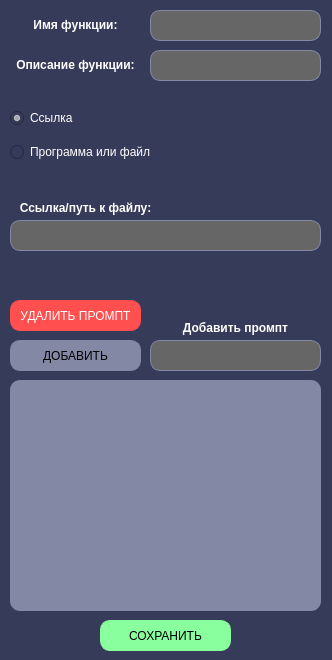
<?xml version="1.0" encoding="UTF-8"?>
<ui version="4.0">
 <class>Form</class>
 <widget class="QWidget" name="Form">
  <property name="geometry">
   <rect>
    <x>0</x>
    <y>0</y>
    <width>332</width>
    <height>660</height>
   </rect>
  </property>
  <property name="windowTitle">
   <string>Новая функция</string>
  </property>
  <property name="styleSheet">
   <string notr="true">background-color: rgb(54, 59, 89);</string>
  </property>
  <widget class="QLabel" name="label">
   <property name="geometry">
    <rect>
     <x>0</x>
     <y>10</y>
     <width>151</width>
     <height>31</height>
    </rect>
   </property>
   <property name="styleSheet">
    <string notr="true">color: rgb(255, 255, 255);</string>
   </property>
   <property name="text">
    <string>&lt;html&gt;&lt;head/&gt;&lt;body&gt;&lt;p align=&quot;center&quot;&gt;&lt;span style=&quot; font-size:9pt; font-weight:600;&quot;&gt;Имя функции:&lt;/span&gt;&lt;/p&gt;&lt;/body&gt;&lt;/html&gt;</string>
   </property>
  </widget>
  <widget class="QLabel" name="label_2">
   <property name="geometry">
    <rect>
     <x>0</x>
     <y>50</y>
     <width>151</width>
     <height>31</height>
    </rect>
   </property>
   <property name="styleSheet">
    <string notr="true">color: rgb(255, 255, 255);</string>
   </property>
   <property name="text">
    <string>&lt;html&gt;&lt;head/&gt;&lt;body&gt;&lt;p align=&quot;center&quot;&gt;&lt;span style=&quot; font-size:9pt; font-weight:600;&quot;&gt;Описание функции:&lt;/span&gt;&lt;/p&gt;&lt;/body&gt;&lt;/html&gt;</string>
   </property>
  </widget>
  <widget class="QLineEdit" name="newfuncName">
   <property name="geometry">
    <rect>
     <x>150</x>
     <y>10</y>
     <width>171</width>
     <height>31</height>
    </rect>
   </property>
   <property name="styleSheet">
    <string notr="true">background-color: #666666; /* Цвет фона */
border: 1px solid #8388a4; /* Убираем границу кнопки */
border-radius: 10px;
padding: 0px;</string>
   </property>
   <property name="text">
    <string/>
   </property>
  </widget>
  <widget class="QLineEdit" name="newfunOverview">
   <property name="geometry">
    <rect>
     <x>150</x>
     <y>50</y>
     <width>171</width>
     <height>31</height>
    </rect>
   </property>
   <property name="styleSheet">
    <string notr="true">background-color: #666666; /* Цвет фона */
border: 1px solid #8388a4; /* Убираем границу кнопки */
border-radius: 10px;
padding: 0px;</string>
   </property>
   <property name="text">
    <string/>
   </property>
  </widget>
  <widget class="QLineEdit" name="newPrompt">
   <property name="geometry">
    <rect>
     <x>150</x>
     <y>340</y>
     <width>171</width>
     <height>31</height>
    </rect>
   </property>
   <property name="styleSheet">
    <string notr="true">background-color: #666666; /* Цвет фона */
border: 1px solid #8388a4; /* Убираем границу кнопки */
border-radius: 10px;
padding: 0px;</string>
   </property>
   <property name="text">
    <string/>
   </property>
  </widget>
  <widget class="QLabel" name="label_3">
   <property name="geometry">
    <rect>
     <x>160</x>
     <y>320</y>
     <width>151</width>
     <height>16</height>
    </rect>
   </property>
   <property name="styleSheet">
    <string notr="true">color: rgb(255, 255, 255);</string>
   </property>
   <property name="text">
    <string>&lt;html&gt;&lt;head/&gt;&lt;body&gt;&lt;p align=&quot;center&quot;&gt;&lt;span style=&quot; font-weight:600;&quot;&gt;Добавить промпт&lt;/span&gt;&lt;/p&gt;&lt;/body&gt;&lt;/html&gt;</string>
   </property>
  </widget>
  <widget class="QListWidget" name="promptsList">
   <property name="geometry">
    <rect>
     <x>10</x>
     <y>380</y>
     <width>311</width>
     <height>231</height>
    </rect>
   </property>
   <property name="styleSheet">
    <string notr="true">background-color: #8388a4; /* Цвет фона */
border-color: rgb(131, 136, 164);
border-radius: 10px;
</string>
   </property>
  </widget>
  <widget class="QPushButton" name="deleteBTN">
   <property name="geometry">
    <rect>
     <x>10</x>
     <y>300</y>
     <width>131</width>
     <height>31</height>
    </rect>
   </property>
   <property name="styleSheet">
    <string notr="true">background-color: #ff4f4f; /* Цвет фона */
color: #ffffff;
border: 1px solid #ff4f4f; /* Убираем границу кнопки */
border-radius: 10px;
padding: 0px;</string>
   </property>
   <property name="text">
    <string>УДАЛИТЬ ПРОМПТ</string>
   </property>
  </widget>
  <widget class="QPushButton" name="addBTN">
   <property name="geometry">
    <rect>
     <x>10</x>
     <y>340</y>
     <width>131</width>
     <height>31</height>
    </rect>
   </property>
   <property name="styleSheet">
    <string notr="true">background-color: #8388a4; /* Цвет фона */
border: 1px solid #8388a4; /* Убираем границу кнопки */
border-radius: 10px;
padding: 0px;</string>
   </property>
   <property name="text">
    <string>ДОБАВИТЬ</string>
   </property>
  </widget>
  <widget class="QPushButton" name="endBTN">
   <property name="geometry">
    <rect>
     <x>100</x>
     <y>620</y>
     <width>131</width>
     <height>31</height>
    </rect>
   </property>
   <property name="styleSheet">
    <string notr="true">background-color: rgb(137, 255, 157); /* Цвет фона */
border: 1px solid rgb(137, 255, 157); /* Убираем границу кнопки */
border-radius: 10px;
padding: 0px;</string>
   </property>
   <property name="text">
    <string>СОХРАНИТЬ</string>
   </property>
  </widget>
  <widget class="QLineEdit" name="urlpathLine">
   <property name="geometry">
    <rect>
     <x>10</x>
     <y>220</y>
     <width>311</width>
     <height>31</height>
    </rect>
   </property>
   <property name="styleSheet">
    <string notr="true">background-color: #666666; /* Цвет фона */
border: 1px solid #8388a4; /* Убираем границу кнопки */
border-radius: 10px;
padding: 0px;</string>
   </property>
   <property name="text">
    <string/>
   </property>
  </widget>
  <widget class="QLabel" name="label_4">
   <property name="geometry">
    <rect>
     <x>10</x>
     <y>200</y>
     <width>151</width>
     <height>16</height>
    </rect>
   </property>
   <property name="styleSheet">
    <string notr="true">color: rgb(255, 255, 255);</string>
   </property>
   <property name="text">
    <string>&lt;html&gt;&lt;head/&gt;&lt;body&gt;&lt;p align=&quot;center&quot;&gt;&lt;span style=&quot; font-size:9pt; font-weight:600;&quot;&gt;Ссылка/путь к файлу:&lt;/span&gt;&lt;/p&gt;&lt;/body&gt;&lt;/html&gt;</string>
   </property>
  </widget>
  <widget class="QLabel" name="infoLabel">
   <property name="geometry">
    <rect>
     <x>10</x>
     <y>271</y>
     <width>241</width>
     <height>20</height>
    </rect>
   </property>
   <property name="styleSheet">
    <string notr="true">color: #ff4f4f;</string>
   </property>
   <property name="text">
    <string/>
   </property>
  </widget>
  <widget class="QWidget" name="layoutWidget">
   <property name="geometry">
    <rect>
     <x>10</x>
     <y>100</y>
     <width>271</width>
     <height>71</height>
    </rect>
   </property>
   <layout class="QVBoxLayout" name="buttonsGroup">
    <item>
     <widget class="QRadioButton" name="urlBTN">
      <property name="styleSheet">
       <string notr="true">color: rgb(255, 255, 255);</string>
      </property>
      <property name="text">
       <string>Ссылка</string>
      </property>
      <property name="checked">
       <bool>true</bool>
      </property>
     </widget>
    </item>
    <item>
     <widget class="QRadioButton" name="pathBTN">
      <property name="styleSheet">
       <string notr="true">color: rgb(255, 255, 255);</string>
      </property>
      <property name="text">
       <string>Программа или файл</string>
      </property>
      <property name="checked">
       <bool>false</bool>
      </property>
     </widget>
    </item>
   </layout>
  </widget>
 </widget>
 <resources/>
 <connections/>
</ui>
